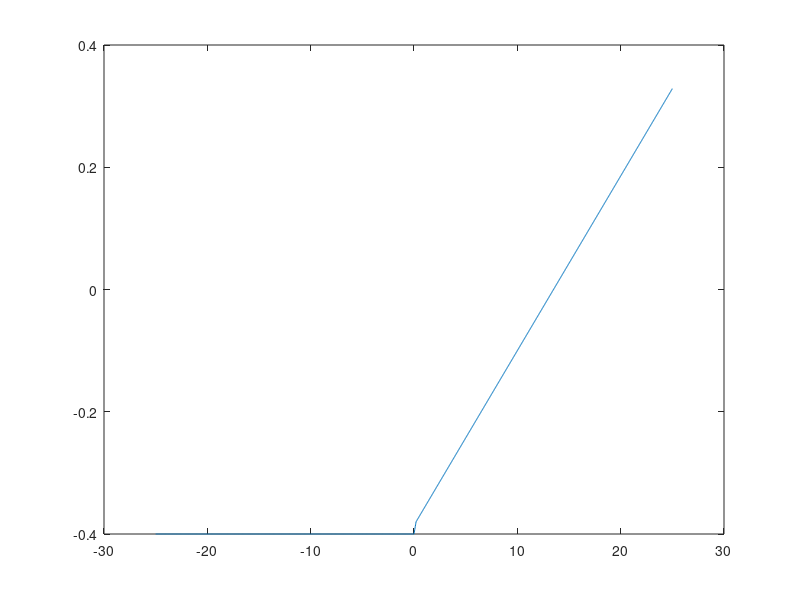

Here is the MATLAB script that generated this plot:
%% Matlab script to construct a grid file

runname = 'Ting_Kirby';
gridfile = 'TingKirby.14';

% runname = 'SolitaryWave_break';
% gridfile = 'Solitary.14';

% runname = 'Hsiao_case3';
% gridfile = 'Hsiao_case3.14';

% runname = 'Carrier_Greenspan';
% gridfile = 'carrier.14';

% runname = 'dambreak';
% gridfile = 'dambreak.14';

% runname = 'riemann';
% gridfile = 'riemann.14';

% runname = 'parabolic';
% gridfile = 'parabolic.14';
%% Determine x vector
dx = 0.025;    % Solitary
x = -25:dx:25;
% dx = 0.02;    % Hsiao
% x = -10:dx:25;
% dx = 0.1;  % Carrier-Greenspan
% x = -45:dx:5;
% dx = 10;
% x = -300:dx:300;
% dx = 1.25;
% x = -200:dx:400;
% dx = 12.5;
% x = -4000:dx:4000;
nn = length(x);

% % make unstructured:
% for i = 2:length(x)-1
%     x(i) = chop(x(i) + (rand(1)-0.5)/4*dx,6);
% end

%% Determine depth
% dep_fun = @(x)-1.6*10^(-7)*x.^2;
% dep_fun = @(x)0*x;
% dep_fun = @(x)0*x+.4;
% dep_fun = @(x)1 - 1/19.85*(x+19.85).*(x>=-19.85); % Carrier Greenspan


% hb = 0.18;  % Hsiao
% eadj = 0.02;
% eadj = 0.04;
% eadj = 0.076;
% dep_fun = @(x) (hb - 1/20*(x-10).*(x>=10).*(x<=13.6) ...
%        - (1/4*(x-13.6)+hb).*(x>13.6).*(x<13.9) ...
%        - (0.076+hb).*(x>=13.9).*(x<=13.948) ...
%        - (-1/1.8*(x-13.948)+0.076+hb).*(x>=13.948).*(x<=14.045) ...
%        - 1/20*(x-10).*(x>14.045))+eadj;

% dep_fun = @(x)0*x+1-2/10*x.*(x>0);
% dep_fun = @(x)0*x+1-(1+tanh((x-5)/2))/2/10;

% hb = 0.3;  % Solitary Wave
% hb_0 = -hb*19.85;
% dep_fun = @(x)hb - 1/19.85*(x-hb_0).*(x>=hb_0);

hb = 0.4;
hb_0 = 0;
hb_slope = 1/35;
dep_fun = @(x)0*x+hb - .02/.2*(x-hb_0).*(x>=hb_0).*(x<hb_0+0.2)-(0.02+hb_slope*(x-hb_0-0.2)).*(x>=hb_0+0.2);

dep = dep_fun(x);

% for i = 1:10
%     dep = smooth(dep);
% end

%% Write file
fid = fopen(gridfile,'w');
fprintf(fid,'%s\n',runname);
fprintf(fid,'%d %d\n',nn-1,nn);
for i = 1:nn
    fprintf(fid,'%4d %16.8f %16.8f\n',[i,x(i),dep(i)]);
end
fclose(fid);

%% Plot grid file to check
plot(x,-dep)
